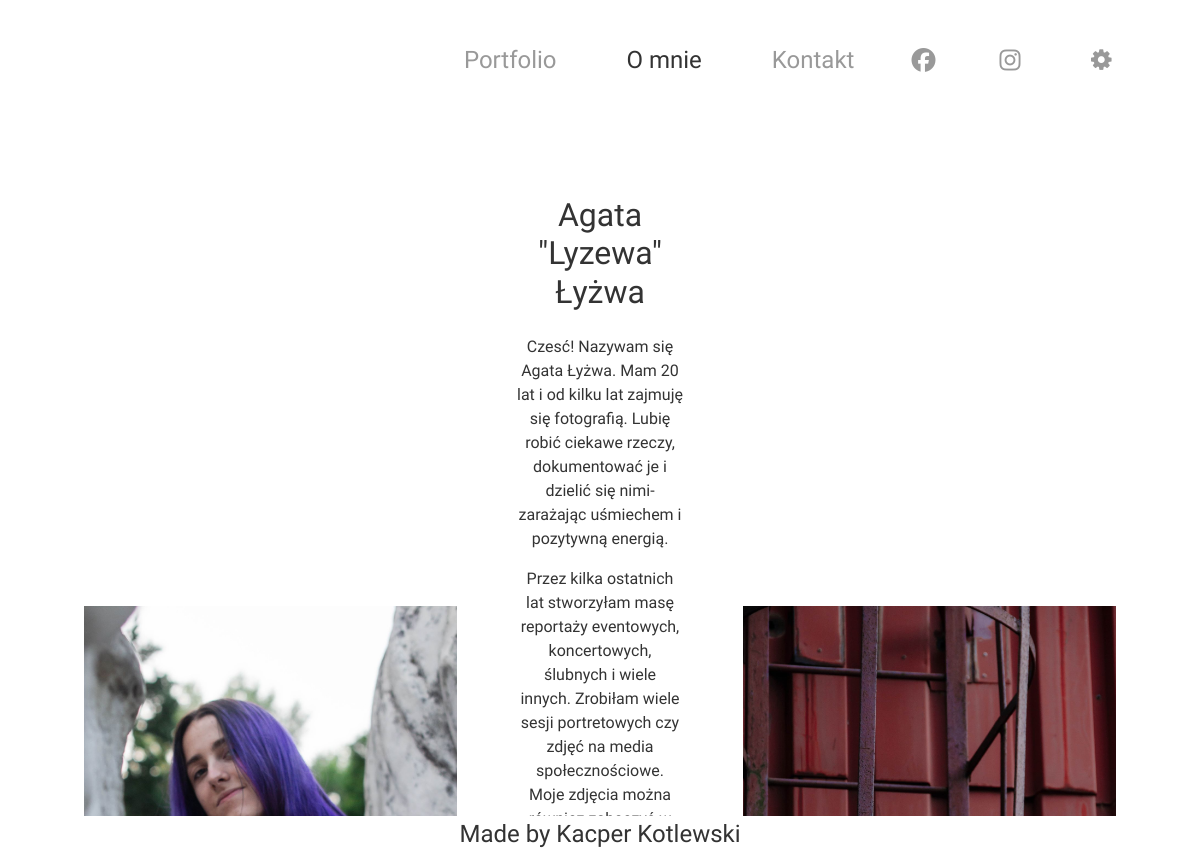
Page /about-me on the committed database.
### pages/models.py (models this page shows, shortened)
class MenuTab(models.Model):
    name = models.CharField(max_length=128)
    page = models.ForeignKey(Page, on_delete=models.CASCADE, blank=True, null=True)
    is_external_link = models.BooleanField(default=False)
    external_link = models.CharField(max_length=128, blank=True, null=True)
    display = models.BooleanField(default=True)
    font_awesome_icon = models.CharField(max_length=128, blank=True, null=True)
    show_icon_only = models.BooleanField(default=False)
    is_a_logo = models.BooleanField(default=False)
    image_for_logo = models.ImageField(upload_to="logo", blank=True, null=True)
    is_changing_with_darkmode = models.BooleanField(default=False)
    alternative_darkmode_image_for_logo = models.ImageField(upload_to="logo", blank=True, null=True)
    to_new_tab = models.BooleanField(default=False)
    priority = models.DecimalField(default=0, decimal_places=0, max_digits=9999999)
    is_submenu = models.BooleanField(default=False)
    parent_menu = models.ForeignKey('self', on_delete=models.CASCADE, blank=True, null=True)

class PagesSetting(models.Model):
    page = models.ForeignKey(Page, on_delete=models.CASCADE)
    title = models.CharField(max_length=128, blank=True, null=True)
    main_text = models.TextField(blank=True, null=True)
    image = models.ImageField(upload_to="logo", blank=True, null=True)
    image2 = models.ImageField(upload_to="logo", blank=True, null=True)

### about_me/views.py (the view)
# urls.py: path('', views.About_Me, name="about-me"),
def About_Me(request):
    ctx = set_navname("about_me", base_context(request))
    return render(request, "about.html", ctx)

### agatka/useful.py (called while the page is built)
def base_context(request):
    isDark = request.COOKIES['isDark'] if ('isDark' in request.COOKIES) else False
    menu_tabs = page_models.MenuTab.objects.filter(is_a_logo = False, display = True).order_by('-priority')
    for tab in menu_tabs:
        try:
            tab.link = "/" + tab.page.friendly_link if not tab.is_external_link else tab.external_link
        except:
            tab.link = None
    logos_querry = page_models.MenuTab.objects.filter(is_a_logo = True, display = True)
    Logo = logos_querry[0] if logos_querry.count() > 0 else None
    ctx = {
        "title" : "Agatka",
        "show_title" : False,
        "id_name" : "",
        "isDark" : isDark,
        "menu_tabs" : menu_tabs,
        "logo" : Logo,
        "settings": None,
        "page": None,
    }
    return ctx

def set_navname(name, ctx):
    ctx["id_name"] = name
    try:
        page = page_models.Page.objects.filter(id_name=name)[0]
        ctx["page"] = page
        ctx["settings"] = page_models.PagesSetting.objects.filter(page=page)[0]
        ctx["title"] = page.title
        ctx["show_title"] = True
    except:
        pass
    return ctx

### about_me/templates/about.html (shortened to what this page needs)
{% extends "base.html" %}
{% block additional_include %}
    {% load static %}
    <link rel="stylesheet" href="{% static 'style/pages/aboutMe.css' %}">
{% endblock %}
{% block content %}
<div id="container">
    <section id="content">
        <article id='images' class="images">
            <div class='image contain autofill'>
                <div class='imgCanvas'><div class='imgContain'>
                    <div class='overlay'></div>
                        <div class='picFill' style='background-image: url({{settings.image.url}});'> </div>
                    </div>
                </div>
            </div>
        </article>
        <article id='aboutme'>
            <h2>{{settings.title}}</h2>
            <span>{{settings.main_text|linebreaks}}</span>
        </article>
        <article id='images2' class="images">
            <div class='image contain autofill'>
                <div class='imgCanvas'><div class='imgContain'>
                    <div class='overlay'></div>
                        <div class='picFill' style='background-image: url({{settings.image2.url}});'> </div>
                    </div>
                </div>
            </div>
        </article>
    </section>
</div>
{% endblock %}

### static_dirs/templates/base.html (shortened to what this page needs)
<!DOCTYPE html>
<html lang="pl">
    <head>
        <link rel="stylesheet" href="https://stackpath.bootstrapcdn.com/bootstrap/4.3.1/css/bootstrap.min.css">
        {% load static %}
        <link rel="stylesheet" href="{% static 'style/main/main.css' %}">
        <link rel="stylesheet" href="{% static 'style/main/imageLib.css' %}">
        <link rel="stylesheet" href="{% static 'style/main/topMenu.css' %}">
        <link rel="stylesheet" href="{% static 'style/main/lightMode.css' %}">
        <link rel="stylesheet" href="{% static 'fontello/css/fontello.css' %}">
        {% block additional_include %}{% endblock %}
</head>
<body class="lightMode">
    <div id="container">
    <div class="lightModeMenu" id="menuBar">
    <a href="/">
                <div id="logo" class="picContain" style="background-image: url('{{logo.image_for_logo.url}}');"></div>
                </a>
                <menu>
                    {% for tab in menu_tabs %}
                        <li><a href="{{tab.link}}" {% if tab.to_new_tab %}target="_blank"{% endif %} {% if tab.page == page %}class='hovered'{% endif %}}>
                            {% if tab.font_awesome_icon != "" %} <i class='fab fa-{{tab.font_awesome_icon}}'></i> {% endif %}
                            {% if not tab.show_icon_only %} {{tab.name}} {% endif %}
                        </a></li>
                    {% endfor %}
                    <div><li id="settings">
                        <i class="icon-cog"></i>
                        </li>
                    </div>
                </menu>
            </div>
            <div id="menuback"></div>
            <div id="main">
                {% block content %}{% endblock %}
                <footer>
                    Made by Kacper Kotlewski
                </footer>
            </div>
        </div>
    </body>
</html>

### static_dirs/static/style/main/main.css (style rules this page uses)
html, body { width: 100%; height: 100%; margin: 0px; border: none; padding: 0px; overflow: hidden; overflow-y: visible; font-family: 'Exo 2', sans-serif; scrollbar-width: none; }
#container { overflow: hidden; }
#main { position: relative; overflow: hidden; width: 100vw; display: -ms-grid; display: grid; -ms-grid-columns: 1fr; grid-template-columns: 1fr; -ms-grid-rows: minmax(50vh, auto) auto; grid-template-rows: minmax(50vh, auto) auto; }
#main footer { -ms-grid-row: 2; -ms-grid-row-span: 1; grid-row: 2/3; display: -webkit-box; display: -ms-flexbox; display: flex; -webkit-box-pack: center; -ms-flex-pack: center; justify-content: center; -webkit-box-align: center; -ms-flex-align: center; align-items: center; -webkit-box-orient: vertical; -webkit-box-direction: normal; -ms-flex-direction: column; flex-direction: column; font-size: 1.5em; }
.picFill { width: 100%; height: 100%; background-position: center; background-repeat: no-repeat; background-size: cover; }
.picContain { width: 100%; height: 100%; background-position: center; background-repeat: no-repeat; background-size: contain; }

### static_dirs/static/style/main/imageLib.css (style rules this page uses)
div.image { position: relative; width: 100%; }
div.image.autofill { height: 100%; }
div.image.contain .imgCanvas .imgContain .picFill { background-size: contain; }
div.image .imgCanvas { position: absolute; top: 0; left: 0; right: 0; bottom: 0; height: 100%; width: 100%; }
div.image .imgCanvas .imgContain { height: 100%; width: 100%; overflow: hidden; position: relative; top: 0px; bottom: 0px; left: 0px; right: 0px; float: left; display: inline-block; }
div.image .imgCanvas .imgContain .picFill { height: 100%; width: 100%; -webkit-transition: all .5s; transition: all .5s; background-size: cover; }
div.image .imgCanvas .imgContain .picFill:before { content: ""; display: none; height: 100%; width: 100%; position: absolute; top: 0; left: 0; }
div.image .imgCanvas .imgContain .overlay { -webkit-transition: all .5s; transition: all .5s; width: 100%; height: 100%; position: absolute; z-index: 7; display: -ms-grid; display: grid; -ms-grid-columns: 1fr; grid-template-columns: 1fr; -ms-grid-rows: 1fr; grid-template-rows: 1fr; }

### static_dirs/static/style/main/topMenu.css (style rules this page uses)
#menuBar { z-index: 10; position: fixed; top: 0px; overflow: hidden; width: 100vw; display: -ms-grid; display: grid; padding-left: 50px; }
#menuBar menu { z-index: 10; padding: 0px; margin: 0px; height: 100%; width: 100%; -ms-flex-line-pack: center; align-content: center; -webkit-box-pack: end; -ms-flex-pack: end; justify-content: flex-end; -webkit-box-align: center; -ms-flex-align: center; align-items: center; }
#menuBar menu li { padding: 0px; padding-right: 25px; padding-left: 25px; margin: 0px; list-style: none; }
#menuBar menu li a, #menuBar menu li i { text-decoration: none; }
#menuBar menu li i { position: relative; display: inline-block; padding: 7px; }
#menuBar div { display: -webkit-box; display: -ms-flexbox; display: flex; -webkit-box-pack: end; -ms-flex-pack: end; justify-content: flex-end; -webkit-box-align: end; -ms-flex-align: end; align-items: flex-end; }
#menuBar div i { display: -webkit-box; display: -ms-flexbox; display: flex; -webkit-box-pack: end; -ms-flex-pack: end; justify-content: flex-end; -webkit-box-align: end; -ms-flex-align: end; align-items: flex-end; }
#logo { margin: 10px 10%; width: 80%; height: 80%; padding: 0px; border-radius: 5%; }
@media (orientation: landscape) and (min-width: 1000px) and (max-width: 2000px) { #menuBar { font-size: 1.5rem; } }
@media (orientation: landscape) and (min-width: 750px) { #menuBar { height: 15vh; -ms-grid-columns: 30vh 1fr 50px; grid-template-columns: 30vh 1fr 50px; } }
@media (orientation: landscape) and (min-width: 750px) { #menuBar menu { display: -webkit-box; display: -ms-flexbox; display: flex; -webkit-box-orient: horizontal; -webkit-box-direction: normal; -ms-flex-direction: row; flex-direction: row; } }
@media (orientation: landscape) and (min-width: 750px) { #menuback { width: 100vw; height: 15vh; } }

### static_dirs/static/style/main/lightMode.css (style rules this page uses)
.lightMode { color: #333; background-color: white; }
.lightModeMenu { color: #999; background-color: white; }
.lightModeMenu a, .lightModeMenu i, .lightModeMenu div { color: #999; }
.lightModeMenu .hovered { color: #333; }

### rows in the picture
MenuTab: name "Portfolio"
MenuTab: name "O mnie"
MenuTab: name "Kontakt"
PagesSetting: image (picture), title "Agata \"Lyzewa\" Łyżwa", main_text "Czesć! Nazywam się Agata Łyżwa. Mam 20 lat i od kilku lat zajmuję się fotografią. Lubię robić ciekawe rzeczy, dokumentować je i dzielić się nimi- zarażając uśmiechem i pozytywną energią. Przez kilka ostatnich lat stworzyłam masę reportaży eventowych, koncertowych, ślubnych i wiele innych. Zrobiłam wiele sesji portretowych czy zdjęć na media społecznościowe. Moje zdjęcia można…", image2 (picture)
